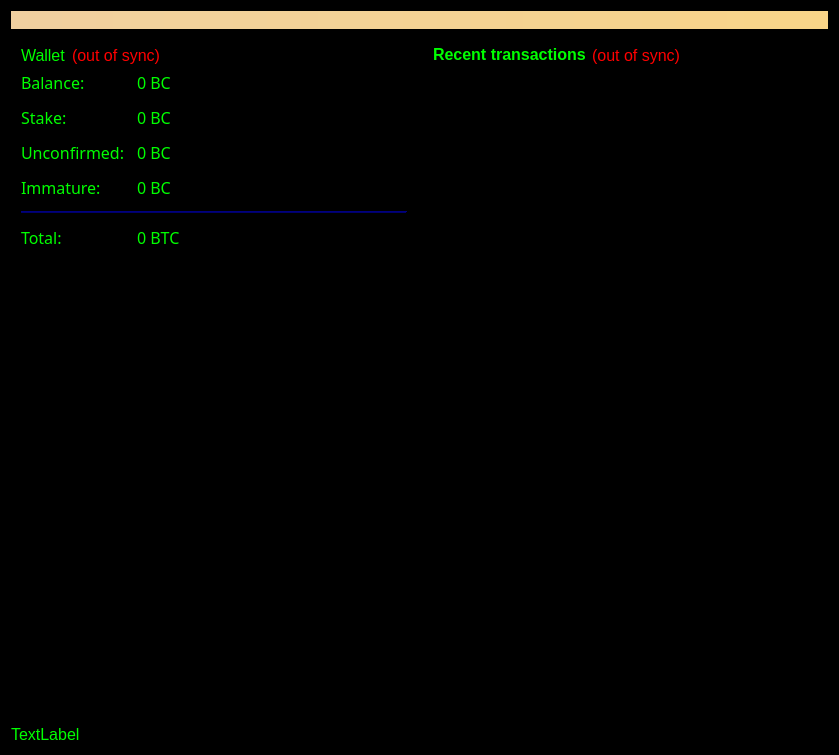
<?xml version="1.0" encoding="UTF-8"?>
<ui version="4.0">
 <class>OverviewPage</class>
 <widget class="QWidget" name="OverviewPage">
  <property name="geometry">
   <rect>
    <x>0</x>
    <y>0</y>
    <width>839</width>
    <height>755</height>
   </rect>
  </property>
  <property name="palette">
   <palette>
    <active>
     <colorrole role="WindowText">
      <brush brushstyle="SolidPattern">
       <color alpha="255">
        <red>0</red>
        <green>255</green>
        <blue>0</blue>
       </color>
      </brush>
     </colorrole>
     <colorrole role="Button">
      <brush brushstyle="SolidPattern">
       <color alpha="255">
        <red>0</red>
        <green>85</green>
        <blue>0</blue>
       </color>
      </brush>
     </colorrole>
     <colorrole role="Light">
      <brush brushstyle="SolidPattern">
       <color alpha="255">
        <red>0</red>
        <green>0</green>
        <blue>107</blue>
       </color>
      </brush>
     </colorrole>
     <colorrole role="Midlight">
      <brush brushstyle="SolidPattern">
       <color alpha="255">
        <red>170</red>
        <green>255</green>
        <blue>127</blue>
       </color>
      </brush>
     </colorrole>
     <colorrole role="Dark">
      <brush brushstyle="SolidPattern">
       <color alpha="255">
        <red>0</red>
        <green>0</green>
        <blue>127</blue>
       </color>
      </brush>
     </colorrole>
     <colorrole role="Mid">
      <brush brushstyle="SolidPattern">
       <color alpha="255">
        <red>0</red>
        <green>113</green>
        <blue>170</blue>
       </color>
      </brush>
     </colorrole>
     <colorrole role="Text">
      <brush brushstyle="SolidPattern">
       <color alpha="255">
        <red>0</red>
        <green>255</green>
        <blue>0</blue>
       </color>
      </brush>
     </colorrole>
     <colorrole role="BrightText">
      <brush brushstyle="SolidPattern">
       <color alpha="255">
        <red>0</red>
        <green>255</green>
        <blue>0</blue>
       </color>
      </brush>
     </colorrole>
     <colorrole role="ButtonText">
      <brush brushstyle="SolidPattern">
       <color alpha="255">
        <red>0</red>
        <green>255</green>
        <blue>0</blue>
       </color>
      </brush>
     </colorrole>
     <colorrole role="Base">
      <brush brushstyle="SolidPattern">
       <color alpha="255">
        <red>0</red>
        <green>0</green>
        <blue>0</blue>
       </color>
      </brush>
     </colorrole>
     <colorrole role="Window">
      <brush brushstyle="SolidPattern">
       <color alpha="255">
        <red>0</red>
        <green>0</green>
        <blue>0</blue>
       </color>
      </brush>
     </colorrole>
     <colorrole role="Shadow">
      <brush brushstyle="SolidPattern">
       <color alpha="255">
        <red>141</red>
        <green>141</green>
        <blue>141</blue>
       </color>
      </brush>
     </colorrole>
     <colorrole role="Highlight">
      <brush brushstyle="SolidPattern">
       <color alpha="255">
        <red>51</red>
        <green>153</green>
        <blue>255</blue>
       </color>
      </brush>
     </colorrole>
     <colorrole role="HighlightedText">
      <brush brushstyle="SolidPattern">
       <color alpha="255">
        <red>85</red>
        <green>255</green>
        <blue>0</blue>
       </color>
      </brush>
     </colorrole>
     <colorrole role="Link">
      <brush brushstyle="SolidPattern">
       <color alpha="255">
        <red>0</red>
        <green>0</green>
        <blue>127</blue>
       </color>
      </brush>
     </colorrole>
     <colorrole role="LinkVisited">
      <brush brushstyle="SolidPattern">
       <color alpha="255">
        <red>255</red>
        <green>255</green>
        <blue>127</blue>
       </color>
      </brush>
     </colorrole>
     <colorrole role="AlternateBase">
      <brush brushstyle="SolidPattern">
       <color alpha="255">
        <red>20</red>
        <green>29</green>
        <blue>8</blue>
       </color>
      </brush>
     </colorrole>
     <colorrole role="NoRole">
      <brush brushstyle="SolidPattern">
       <color alpha="255">
        <red>0</red>
        <green>0</green>
        <blue>127</blue>
       </color>
      </brush>
     </colorrole>
     <colorrole role="ToolTipBase">
      <brush brushstyle="SolidPattern">
       <color alpha="255">
        <red>255</red>
        <green>255</green>
        <blue>220</blue>
       </color>
      </brush>
     </colorrole>
     <colorrole role="ToolTipText">
      <brush brushstyle="SolidPattern">
       <color alpha="255">
        <red>0</red>
        <green>255</green>
        <blue>255</blue>
       </color>
      </brush>
     </colorrole>
    </active>
    <inactive>
     <colorrole role="WindowText">
      <brush brushstyle="SolidPattern">
       <color alpha="255">
        <red>0</red>
        <green>255</green>
        <blue>0</blue>
       </color>
      </brush>
     </colorrole>
     <colorrole role="Button">
      <brush brushstyle="SolidPattern">
       <color alpha="255">
        <red>0</red>
        <green>85</green>
        <blue>0</blue>
       </color>
      </brush>
     </colorrole>
     <colorrole role="Light">
      <brush brushstyle="SolidPattern">
       <color alpha="255">
        <red>0</red>
        <green>0</green>
        <blue>107</blue>
       </color>
      </brush>
     </colorrole>
     <colorrole role="Midlight">
      <brush brushstyle="SolidPattern">
       <color alpha="255">
        <red>170</red>
        <green>255</green>
        <blue>127</blue>
       </color>
      </brush>
     </colorrole>
     <colorrole role="Dark">
      <brush brushstyle="SolidPattern">
       <color alpha="255">
        <red>0</red>
        <green>0</green>
        <blue>127</blue>
       </color>
      </brush>
     </colorrole>
     <colorrole role="Mid">
      <brush brushstyle="SolidPattern">
       <color alpha="255">
        <red>0</red>
        <green>113</green>
        <blue>170</blue>
       </color>
      </brush>
     </colorrole>
     <colorrole role="Text">
      <brush brushstyle="SolidPattern">
       <color alpha="255">
        <red>0</red>
        <green>255</green>
        <blue>0</blue>
       </color>
      </brush>
     </colorrole>
     <colorrole role="BrightText">
      <brush brushstyle="SolidPattern">
       <color alpha="255">
        <red>0</red>
        <green>255</green>
        <blue>0</blue>
       </color>
      </brush>
     </colorrole>
     <colorrole role="ButtonText">
      <brush brushstyle="SolidPattern">
       <color alpha="255">
        <red>0</red>
        <green>255</green>
        <blue>0</blue>
       </color>
      </brush>
     </colorrole>
     <colorrole role="Base">
      <brush brushstyle="SolidPattern">
       <color alpha="255">
        <red>0</red>
        <green>0</green>
        <blue>0</blue>
       </color>
      </brush>
     </colorrole>
     <colorrole role="Window">
      <brush brushstyle="SolidPattern">
       <color alpha="255">
        <red>0</red>
        <green>0</green>
        <blue>0</blue>
       </color>
      </brush>
     </colorrole>
     <colorrole role="Shadow">
      <brush brushstyle="SolidPattern">
       <color alpha="255">
        <red>141</red>
        <green>141</green>
        <blue>141</blue>
       </color>
      </brush>
     </colorrole>
     <colorrole role="Highlight">
      <brush brushstyle="SolidPattern">
       <color alpha="255">
        <red>0</red>
        <green>0</green>
        <blue>0</blue>
       </color>
      </brush>
     </colorrole>
     <colorrole role="HighlightedText">
      <brush brushstyle="SolidPattern">
       <color alpha="255">
        <red>85</red>
        <green>255</green>
        <blue>0</blue>
       </color>
      </brush>
     </colorrole>
     <colorrole role="Link">
      <brush brushstyle="SolidPattern">
       <color alpha="255">
        <red>0</red>
        <green>0</green>
        <blue>127</blue>
       </color>
      </brush>
     </colorrole>
     <colorrole role="LinkVisited">
      <brush brushstyle="SolidPattern">
       <color alpha="255">
        <red>255</red>
        <green>255</green>
        <blue>127</blue>
       </color>
      </brush>
     </colorrole>
     <colorrole role="AlternateBase">
      <brush brushstyle="SolidPattern">
       <color alpha="255">
        <red>20</red>
        <green>29</green>
        <blue>8</blue>
       </color>
      </brush>
     </colorrole>
     <colorrole role="NoRole">
      <brush brushstyle="SolidPattern">
       <color alpha="255">
        <red>0</red>
        <green>0</green>
        <blue>127</blue>
       </color>
      </brush>
     </colorrole>
     <colorrole role="ToolTipBase">
      <brush brushstyle="SolidPattern">
       <color alpha="255">
        <red>255</red>
        <green>255</green>
        <blue>220</blue>
       </color>
      </brush>
     </colorrole>
     <colorrole role="ToolTipText">
      <brush brushstyle="SolidPattern">
       <color alpha="255">
        <red>0</red>
        <green>255</green>
        <blue>255</blue>
       </color>
      </brush>
     </colorrole>
    </inactive>
    <disabled>
     <colorrole role="WindowText">
      <brush brushstyle="SolidPattern">
       <color alpha="255">
        <red>0</red>
        <green>255</green>
        <blue>0</blue>
       </color>
      </brush>
     </colorrole>
     <colorrole role="Button">
      <brush brushstyle="SolidPattern">
       <color alpha="255">
        <red>0</red>
        <green>85</green>
        <blue>0</blue>
       </color>
      </brush>
     </colorrole>
     <colorrole role="Light">
      <brush brushstyle="SolidPattern">
       <color alpha="255">
        <red>0</red>
        <green>0</green>
        <blue>107</blue>
       </color>
      </brush>
     </colorrole>
     <colorrole role="Midlight">
      <brush brushstyle="SolidPattern">
       <color alpha="255">
        <red>170</red>
        <green>255</green>
        <blue>127</blue>
       </color>
      </brush>
     </colorrole>
     <colorrole role="Dark">
      <brush brushstyle="SolidPattern">
       <color alpha="255">
        <red>0</red>
        <green>0</green>
        <blue>127</blue>
       </color>
      </brush>
     </colorrole>
     <colorrole role="Mid">
      <brush brushstyle="SolidPattern">
       <color alpha="255">
        <red>0</red>
        <green>113</green>
        <blue>170</blue>
       </color>
      </brush>
     </colorrole>
     <colorrole role="Text">
      <brush brushstyle="SolidPattern">
       <color alpha="255">
        <red>0</red>
        <green>255</green>
        <blue>0</blue>
       </color>
      </brush>
     </colorrole>
     <colorrole role="BrightText">
      <brush brushstyle="SolidPattern">
       <color alpha="255">
        <red>0</red>
        <green>255</green>
        <blue>0</blue>
       </color>
      </brush>
     </colorrole>
     <colorrole role="ButtonText">
      <brush brushstyle="SolidPattern">
       <color alpha="255">
        <red>0</red>
        <green>255</green>
        <blue>0</blue>
       </color>
      </brush>
     </colorrole>
     <colorrole role="Base">
      <brush brushstyle="SolidPattern">
       <color alpha="255">
        <red>0</red>
        <green>0</green>
        <blue>0</blue>
       </color>
      </brush>
     </colorrole>
     <colorrole role="Window">
      <brush brushstyle="SolidPattern">
       <color alpha="255">
        <red>0</red>
        <green>0</green>
        <blue>0</blue>
       </color>
      </brush>
     </colorrole>
     <colorrole role="Shadow">
      <brush brushstyle="SolidPattern">
       <color alpha="255">
        <red>141</red>
        <green>141</green>
        <blue>141</blue>
       </color>
      </brush>
     </colorrole>
     <colorrole role="Highlight">
      <brush brushstyle="SolidPattern">
       <color alpha="255">
        <red>51</red>
        <green>153</green>
        <blue>255</blue>
       </color>
      </brush>
     </colorrole>
     <colorrole role="HighlightedText">
      <brush brushstyle="SolidPattern">
       <color alpha="255">
        <red>85</red>
        <green>255</green>
        <blue>0</blue>
       </color>
      </brush>
     </colorrole>
     <colorrole role="Link">
      <brush brushstyle="SolidPattern">
       <color alpha="255">
        <red>0</red>
        <green>0</green>
        <blue>127</blue>
       </color>
      </brush>
     </colorrole>
     <colorrole role="LinkVisited">
      <brush brushstyle="SolidPattern">
       <color alpha="255">
        <red>255</red>
        <green>255</green>
        <blue>127</blue>
       </color>
      </brush>
     </colorrole>
     <colorrole role="AlternateBase">
      <brush brushstyle="SolidPattern">
       <color alpha="255">
        <red>20</red>
        <green>29</green>
        <blue>8</blue>
       </color>
      </brush>
     </colorrole>
     <colorrole role="NoRole">
      <brush brushstyle="SolidPattern">
       <color alpha="255">
        <red>0</red>
        <green>0</green>
        <blue>127</blue>
       </color>
      </brush>
     </colorrole>
     <colorrole role="ToolTipBase">
      <brush brushstyle="SolidPattern">
       <color alpha="255">
        <red>255</red>
        <green>255</green>
        <blue>220</blue>
       </color>
      </brush>
     </colorrole>
     <colorrole role="ToolTipText">
      <brush brushstyle="SolidPattern">
       <color alpha="255">
        <red>0</red>
        <green>255</green>
        <blue>255</blue>
       </color>
      </brush>
     </colorrole>
    </disabled>
   </palette>
  </property>
  <property name="font">
   <font>
    <family>MS UI Gothic</family>
    <pointsize>12</pointsize>
   </font>
  </property>
  <property name="windowTitle">
   <string>Form</string>
  </property>
  <property name="windowOpacity">
   <double>55.000000000000000</double>
  </property>
  <property name="autoFillBackground">
   <bool>true</bool>
  </property>
  <property name="styleSheet">
   <string notr="true"/>
  </property>
  <layout class="QVBoxLayout" name="topLayout">
   <item>
    <widget class="QLabel" name="labelAlerts">
     <property name="visible">
      <bool>false</bool>
     </property>
     <property name="styleSheet">
      <string notr="true">background-color: qlineargradient(x1: 0, y1: 0, x2: 1, y2: 0, stop:0 #F0D0A0, stop:1 #F8D488); color:#000000;</string>
     </property>
     <property name="wordWrap">
      <bool>true</bool>
     </property>
     <property name="margin">
      <number>3</number>
     </property>
    </widget>
   </item>
   <item>
    <layout class="QHBoxLayout" name="horizontalLayout" stretch="1,1">
     <item>
      <layout class="QVBoxLayout" name="verticalLayout_2">
       <item>
        <widget class="QFrame" name="frame">
         <property name="frameShape">
          <enum>QFrame::StyledPanel</enum>
         </property>
         <property name="frameShadow">
          <enum>QFrame::Raised</enum>
         </property>
         <layout class="QVBoxLayout" name="verticalLayout_4">
          <item>
           <layout class="QHBoxLayout" name="horizontalLayout_4">
            <item>
             <widget class="QLabel" name="label_5">
              <property name="font">
               <font>
                <family>MS UI Gothic</family>
               </font>
              </property>
              <property name="autoFillBackground">
               <bool>false</bool>
              </property>
              <property name="text">
               <string>Wallet</string>
              </property>
             </widget>
            </item>
            <item>
             <widget class="QLabel" name="labelWalletStatus">
              <property name="toolTip">
               <string>The displayed information may be out of date. Your wallet automatically synchronizes with the Gridcoin network after a connection is established, but this process has not completed yet.</string>
              </property>
              <property name="autoFillBackground">
               <bool>false</bool>
              </property>
              <property name="styleSheet">
               <string notr="true">QLabel { color: red; }</string>
              </property>
              <property name="text">
               <string notr="true">(out of sync)</string>
              </property>
              <property name="alignment">
               <set>Qt::AlignLeading|Qt::AlignLeft|Qt::AlignVCenter</set>
              </property>
             </widget>
            </item>
            <item>
             <spacer name="horizontalSpacer_2">
              <property name="orientation">
               <enum>Qt::Horizontal</enum>
              </property>
              <property name="sizeHint" stdset="0">
               <size>
                <width>40</width>
                <height>20</height>
               </size>
              </property>
             </spacer>
            </item>
           </layout>
          </item>
          <item>
           <layout class="QFormLayout" name="formLayout_2">
            <property name="fieldGrowthPolicy">
             <enum>QFormLayout::AllNonFixedFieldsGrow</enum>
            </property>
            <property name="horizontalSpacing">
             <number>12</number>
            </property>
            <property name="verticalSpacing">
             <number>12</number>
            </property>
            <item row="0" column="0">
             <widget class="QLabel" name="label">
              <property name="font">
               <font>
                <family>MS Gothic</family>
               </font>
              </property>
              <property name="autoFillBackground">
               <bool>false</bool>
              </property>
              <property name="text">
               <string>Balance:</string>
              </property>
             </widget>
            </item>
            <item row="0" column="1">
             <widget class="QLabel" name="labelBalance">
              <property name="font">
               <font>
                <family>UI Gothic</family>
                <weight>50</weight>
                <italic>false</italic>
                <bold>false</bold>
               </font>
              </property>
              <property name="cursor">
               <cursorShape>IBeamCursor</cursorShape>
              </property>
              <property name="toolTip">
               <string>Your current spendable balance</string>
              </property>
              <property name="text">
               <string notr="true">0 BC</string>
              </property>
              <property name="textInteractionFlags">
               <set>Qt::LinksAccessibleByMouse|Qt::TextSelectableByKeyboard|Qt::TextSelectableByMouse</set>
              </property>
             </widget>
            </item>
            <item row="1" column="0">
             <widget class="QLabel" name="label_6">
              <property name="font">
               <font>
                <family>UI Gothic</family>
                <weight>50</weight>
                <italic>false</italic>
                <bold>false</bold>
               </font>
              </property>
              <property name="text">
               <string>Stake:</string>
              </property>
             </widget>
            </item>
            <item row="1" column="1">
             <widget class="QLabel" name="labelStake">
              <property name="font">
               <font>
                <family>UI Gothic</family>
                <weight>50</weight>
                <italic>false</italic>
                <bold>false</bold>
               </font>
              </property>
              <property name="cursor">
               <cursorShape>IBeamCursor</cursorShape>
              </property>
              <property name="toolTip">
               <string>Total of coins that was staked, and do not yet count toward the current balance</string>
              </property>
              <property name="text">
               <string notr="true">0 BC</string>
              </property>
              <property name="textInteractionFlags">
               <set>Qt::LinksAccessibleByMouse|Qt::TextSelectableByKeyboard|Qt::TextSelectableByMouse</set>
              </property>
             </widget>
            </item>
            <item row="2" column="0">
             <widget class="QLabel" name="label_3">
              <property name="font">
               <font>
                <family>UI Gothic</family>
                <weight>50</weight>
                <italic>false</italic>
                <bold>false</bold>
               </font>
              </property>
              <property name="text">
               <string>Unconfirmed:</string>
              </property>
             </widget>
            </item>
            <item row="2" column="1">
             <widget class="QLabel" name="labelUnconfirmed">
              <property name="font">
               <font>
                <family>UI Gothic</family>
                <weight>50</weight>
                <italic>false</italic>
                <bold>false</bold>
               </font>
              </property>
              <property name="cursor">
               <cursorShape>IBeamCursor</cursorShape>
              </property>
              <property name="toolTip">
               <string>Total of transactions that have yet to be confirmed, and do not yet count toward the current balance</string>
              </property>
              <property name="text">
               <string notr="true">0 BC</string>
              </property>
              <property name="textInteractionFlags">
               <set>Qt::LinksAccessibleByMouse|Qt::TextSelectableByKeyboard|Qt::TextSelectableByMouse</set>
              </property>
             </widget>
            </item>
            <item row="3" column="0">
             <widget class="QLabel" name="labelImmatureText">
              <property name="font">
               <font>
                <family>UI Gothic</family>
                <weight>50</weight>
                <italic>false</italic>
                <bold>false</bold>
               </font>
              </property>
              <property name="text">
               <string>Immature:</string>
              </property>
             </widget>
            </item>
            <item row="3" column="1">
             <widget class="QLabel" name="labelImmature">
              <property name="font">
               <font>
                <family>UI Gothic</family>
                <weight>50</weight>
                <italic>false</italic>
                <bold>false</bold>
               </font>
              </property>
              <property name="toolTip">
               <string>Mined balance that has not yet matured</string>
              </property>
              <property name="text">
               <string notr="true">0 BC</string>
              </property>
              <property name="textInteractionFlags">
               <set>Qt::LinksAccessibleByMouse|Qt::TextSelectableByKeyboard|Qt::TextSelectableByMouse</set>
              </property>
             </widget>
            </item>
            <item row="4" column="0" colspan="2">
             <widget class="Line" name="line">
              <property name="orientation">
               <enum>Qt::Horizontal</enum>
              </property>
             </widget>
            </item>
            <item row="5" column="0">
             <widget class="QLabel" name="labelTotalText">
              <property name="font">
               <font>
                <family>UI Gothic</family>
                <weight>50</weight>
                <italic>false</italic>
                <bold>false</bold>
               </font>
              </property>
              <property name="text">
               <string>Total:</string>
              </property>
             </widget>
            </item>
            <item row="5" column="1">
             <widget class="QLabel" name="labelTotal">
              <property name="font">
               <font>
                <family>UI Gothic</family>
                <weight>50</weight>
                <italic>false</italic>
                <bold>false</bold>
               </font>
              </property>
              <property name="cursor">
               <cursorShape>IBeamCursor</cursorShape>
              </property>
              <property name="toolTip">
               <string>Your current total balance</string>
              </property>
              <property name="text">
               <string notr="true">0 BTC</string>
              </property>
              <property name="textInteractionFlags">
               <set>Qt::LinksAccessibleByMouse|Qt::TextSelectableByKeyboard|Qt::TextSelectableByMouse</set>
              </property>
             </widget>
            </item>
           </layout>
          </item>
         </layout>
        </widget>
       </item>
       <item>
        <spacer name="verticalSpacer">
         <property name="orientation">
          <enum>Qt::Vertical</enum>
         </property>
         <property name="sizeHint" stdset="0">
          <size>
           <width>20</width>
           <height>40</height>
          </size>
         </property>
        </spacer>
       </item>
       <item>
        <widget class="QLabel" name="txtDisplay">
         <property name="text">
          <string>TextLabel</string>
         </property>
        </widget>
       </item>
      </layout>
     </item>
     <item>
      <layout class="QVBoxLayout" name="verticalLayout_3">
       <item>
        <widget class="QFrame" name="frame_2">
         <property name="autoFillBackground">
          <bool>false</bool>
         </property>
         <property name="frameShape">
          <enum>QFrame::StyledPanel</enum>
         </property>
         <property name="frameShadow">
          <enum>QFrame::Raised</enum>
         </property>
         <layout class="QVBoxLayout" name="verticalLayout">
          <item>
           <layout class="QHBoxLayout" name="horizontalLayout_2">
            <item>
             <widget class="QLabel" name="label_4">
              <property name="autoFillBackground">
               <bool>false</bool>
              </property>
              <property name="text">
               <string>&lt;b&gt;Recent transactions&lt;/b&gt;</string>
              </property>
             </widget>
            </item>
            <item>
             <widget class="QLabel" name="labelTransactionsStatus">
              <property name="toolTip">
               <string>The displayed information may be out of date. Your wallet automatically synchronizes with the Litecoin network after a connection is established, but this process has not completed yet.</string>
              </property>
              <property name="autoFillBackground">
               <bool>false</bool>
              </property>
              <property name="styleSheet">
               <string notr="true">QLabel { color: red; }</string>
              </property>
              <property name="text">
               <string notr="true">(out of sync)</string>
              </property>
              <property name="alignment">
               <set>Qt::AlignRight|Qt::AlignTrailing|Qt::AlignVCenter</set>
              </property>
             </widget>
            </item>
            <item>
             <spacer name="horizontalSpacer">
              <property name="orientation">
               <enum>Qt::Horizontal</enum>
              </property>
              <property name="sizeHint" stdset="0">
               <size>
                <width>40</width>
                <height>20</height>
               </size>
              </property>
             </spacer>
            </item>
           </layout>
          </item>
          <item>
           <widget class="QListView" name="listTransactions">
            <property name="palette">
             <palette>
              <active>
               <colorrole role="WindowText">
                <brush brushstyle="SolidPattern">
                 <color alpha="255">
                  <red>0</red>
                  <green>255</green>
                  <blue>0</blue>
                 </color>
                </brush>
               </colorrole>
               <colorrole role="Button">
                <brush brushstyle="SolidPattern">
                 <color alpha="0">
                  <red>0</red>
                  <green>0</green>
                  <blue>0</blue>
                 </color>
                </brush>
               </colorrole>
               <colorrole role="Text">
                <brush brushstyle="SolidPattern">
                 <color alpha="255">
                  <red>0</red>
                  <green>255</green>
                  <blue>0</blue>
                 </color>
                </brush>
               </colorrole>
               <colorrole role="ButtonText">
                <brush brushstyle="SolidPattern">
                 <color alpha="255">
                  <red>0</red>
                  <green>255</green>
                  <blue>0</blue>
                 </color>
                </brush>
               </colorrole>
               <colorrole role="Base">
                <brush brushstyle="NoBrush">
                 <color alpha="255">
                  <red>0</red>
                  <green>0</green>
                  <blue>0</blue>
                 </color>
                </brush>
               </colorrole>
               <colorrole role="Window">
                <brush brushstyle="SolidPattern">
                 <color alpha="0">
                  <red>0</red>
                  <green>0</green>
                  <blue>0</blue>
                 </color>
                </brush>
               </colorrole>
              </active>
              <inactive>
               <colorrole role="WindowText">
                <brush brushstyle="SolidPattern">
                 <color alpha="255">
                  <red>0</red>
                  <green>255</green>
                  <blue>0</blue>
                 </color>
                </brush>
               </colorrole>
               <colorrole role="Button">
                <brush brushstyle="SolidPattern">
                 <color alpha="0">
                  <red>0</red>
                  <green>0</green>
                  <blue>0</blue>
                 </color>
                </brush>
               </colorrole>
               <colorrole role="Text">
                <brush brushstyle="SolidPattern">
                 <color alpha="255">
                  <red>0</red>
                  <green>255</green>
                  <blue>0</blue>
                 </color>
                </brush>
               </colorrole>
               <colorrole role="ButtonText">
                <brush brushstyle="SolidPattern">
                 <color alpha="255">
                  <red>0</red>
                  <green>255</green>
                  <blue>0</blue>
                 </color>
                </brush>
               </colorrole>
               <colorrole role="Base">
                <brush brushstyle="NoBrush">
                 <color alpha="255">
                  <red>0</red>
                  <green>0</green>
                  <blue>0</blue>
                 </color>
                </brush>
               </colorrole>
               <colorrole role="Window">
                <brush brushstyle="SolidPattern">
                 <color alpha="0">
                  <red>0</red>
                  <green>0</green>
                  <blue>0</blue>
                 </color>
                </brush>
               </colorrole>
              </inactive>
              <disabled>
               <colorrole role="WindowText">
                <brush brushstyle="SolidPattern">
                 <color alpha="255">
                  <red>0</red>
                  <green>255</green>
                  <blue>0</blue>
                 </color>
                </brush>
               </colorrole>
               <colorrole role="Button">
                <brush brushstyle="SolidPattern">
                 <color alpha="0">
                  <red>0</red>
                  <green>0</green>
                  <blue>0</blue>
                 </color>
                </brush>
               </colorrole>
               <colorrole role="Text">
                <brush brushstyle="SolidPattern">
                 <color alpha="255">
                  <red>0</red>
                  <green>255</green>
                  <blue>0</blue>
                 </color>
                </brush>
               </colorrole>
               <colorrole role="ButtonText">
                <brush brushstyle="SolidPattern">
                 <color alpha="255">
                  <red>0</red>
                  <green>255</green>
                  <blue>0</blue>
                 </color>
                </brush>
               </colorrole>
               <colorrole role="Base">
                <brush brushstyle="NoBrush">
                 <color alpha="255">
                  <red>0</red>
                  <green>0</green>
                  <blue>0</blue>
                 </color>
                </brush>
               </colorrole>
               <colorrole role="Window">
                <brush brushstyle="SolidPattern">
                 <color alpha="0">
                  <red>0</red>
                  <green>0</green>
                  <blue>0</blue>
                 </color>
                </brush>
               </colorrole>
              </disabled>
             </palette>
            </property>
            <property name="autoFillBackground">
             <bool>true</bool>
            </property>
            <property name="styleSheet">
             <string notr="true">QListView { background: transparent; } color:#00FF00;</string>
            </property>
            <property name="frameShape">
             <enum>QFrame::NoFrame</enum>
            </property>
            <property name="verticalScrollBarPolicy">
             <enum>Qt::ScrollBarAlwaysOff</enum>
            </property>
            <property name="horizontalScrollBarPolicy">
             <enum>Qt::ScrollBarAlwaysOff</enum>
            </property>
            <property name="selectionMode">
             <enum>QAbstractItemView::NoSelection</enum>
            </property>
           </widget>
          </item>
         </layout>
        </widget>
       </item>
       <item>
        <spacer name="verticalSpacer_2">
         <property name="orientation">
          <enum>Qt::Vertical</enum>
         </property>
         <property name="sizeHint" stdset="0">
          <size>
           <width>20</width>
           <height>40</height>
          </size>
         </property>
        </spacer>
       </item>
      </layout>
     </item>
    </layout>
   </item>
  </layout>
 </widget>
 <resources/>
 <connections/>
</ui>
